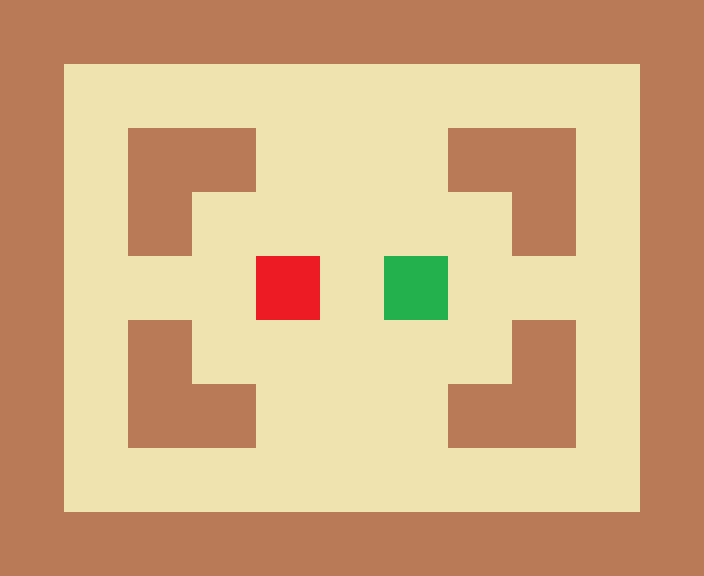

The image is a tile-based game level rendered from a .tmx file. Its description and complete source (layers, tilesets, objects, tile grids) follow:
An orthogonal 11x9 tile map with 64x64 px tiles, 2 tile layers (tiles, enemies).

<map version="1.0" orientation="orthogonal" width="11" height="9" tilewidth="64" tileheight="64">
 <tileset firstgid="1" name="tiled" tilewidth="64" tileheight="64">
  <image source="../tiled.png" width="256" height="128" />
 </tileset>
 <layer name="tiles" width="11" height="9">
  <data>
   <tile gid="1" />
   <tile gid="1" />
   <tile gid="1" />
   <tile gid="1" />
   <tile gid="1" />
   <tile gid="1" />
   <tile gid="1" />
   <tile gid="1" />
   <tile gid="1" />
   <tile gid="1" />
   <tile gid="1" />
   <tile gid="1" />
   <tile gid="2" />
   <tile gid="2" />
   <tile gid="2" />
   <tile gid="2" />
   <tile gid="2" />
   <tile gid="2" />
   <tile gid="2" />
   <tile gid="2" />
   <tile gid="2" />
   <tile gid="1" />
   <tile gid="1" />
   <tile gid="2" />
   <tile gid="1" />
   <tile gid="1" />
   <tile gid="2" />
   <tile gid="2" />
   <tile gid="2" />
   <tile gid="1" />
   <tile gid="1" />
   <tile gid="2" />
   <tile gid="1" />
   <tile gid="1" />
   <tile gid="2" />
   <tile gid="1" />
   <tile gid="2" />
   <tile gid="2" />
   <tile gid="2" />
   <tile gid="2" />
   <tile gid="2" />
   <tile gid="1" />
   <tile gid="2" />
   <tile gid="1" />
   <tile gid="1" />
   <tile gid="2" />
   <tile gid="2" />
   <tile gid="2" />
   <tile gid="2" />
   <tile gid="2" />
   <tile gid="2" />
   <tile gid="2" />
   <tile gid="2" />
   <tile gid="2" />
   <tile gid="1" />
   <tile gid="1" />
   <tile gid="2" />
   <tile gid="1" />
   <tile gid="2" />
   <tile gid="2" />
   <tile gid="2" />
   <tile gid="2" />
   <tile gid="2" />
   <tile gid="1" />
   <tile gid="2" />
   <tile gid="1" />
   <tile gid="1" />
   <tile gid="2" />
   <tile gid="1" />
   <tile gid="1" />
   <tile gid="2" />
   <tile gid="2" />
   <tile gid="2" />
   <tile gid="1" />
   <tile gid="1" />
   <tile gid="2" />
   <tile gid="1" />
   <tile gid="1" />
   <tile gid="2" />
   <tile gid="2" />
   <tile gid="2" />
   <tile gid="2" />
   <tile gid="2" />
   <tile gid="2" />
   <tile gid="2" />
   <tile gid="2" />
   <tile gid="2" />
   <tile gid="1" />
   <tile gid="1" />
   <tile gid="1" />
   <tile gid="1" />
   <tile gid="1" />
   <tile gid="1" />
   <tile gid="1" />
   <tile gid="1" />
   <tile gid="1" />
   <tile gid="1" />
   <tile gid="1" />
   <tile gid="1" />
  </data>
 </layer>
 <layer name="enemies" width="11" height="9">
  <data>
   <tile gid="0" />
   <tile gid="0" />
   <tile gid="0" />
   <tile gid="0" />
   <tile gid="0" />
   <tile gid="0" />
   <tile gid="0" />
   <tile gid="0" />
   <tile gid="0" />
   <tile gid="0" />
   <tile gid="0" />
   <tile gid="0" />
   <tile gid="0" />
   <tile gid="0" />
   <tile gid="0" />
   <tile gid="0" />
   <tile gid="0" />
   <tile gid="0" />
   <tile gid="0" />
   <tile gid="0" />
   <tile gid="0" />
   <tile gid="0" />
   <tile gid="0" />
   <tile gid="0" />
   <tile gid="0" />
   <tile gid="0" />
   <tile gid="0" />
   <tile gid="0" />
   <tile gid="0" />
   <tile gid="0" />
   <tile gid="0" />
   <tile gid="0" />
   <tile gid="0" />
   <tile gid="0" />
   <tile gid="0" />
   <tile gid="0" />
   <tile gid="0" />
   <tile gid="0" />
   <tile gid="0" />
   <tile gid="0" />
   <tile gid="0" />
   <tile gid="0" />
   <tile gid="0" />
   <tile gid="0" />
   <tile gid="0" />
   <tile gid="0" />
   <tile gid="0" />
   <tile gid="0" />
   <tile gid="3" />
   <tile gid="0" />
   <tile gid="6" />
   <tile gid="0" />
   <tile gid="0" />
   <tile gid="0" />
   <tile gid="0" />
   <tile gid="0" />
   <tile gid="0" />
   <tile gid="0" />
   <tile gid="0" />
   <tile gid="0" />
   <tile gid="0" />
   <tile gid="0" />
   <tile gid="0" />
   <tile gid="0" />
   <tile gid="0" />
   <tile gid="0" />
   <tile gid="0" />
   <tile gid="0" />
   <tile gid="0" />
   <tile gid="0" />
   <tile gid="0" />
   <tile gid="0" />
   <tile gid="0" />
   <tile gid="0" />
   <tile gid="0" />
   <tile gid="0" />
   <tile gid="0" />
   <tile gid="0" />
   <tile gid="0" />
   <tile gid="0" />
   <tile gid="0" />
   <tile gid="0" />
   <tile gid="0" />
   <tile gid="0" />
   <tile gid="0" />
   <tile gid="0" />
   <tile gid="0" />
   <tile gid="0" />
   <tile gid="0" />
   <tile gid="0" />
   <tile gid="0" />
   <tile gid="0" />
   <tile gid="0" />
   <tile gid="0" />
   <tile gid="0" />
   <tile gid="0" />
   <tile gid="0" />
   <tile gid="0" />
   <tile gid="0" />
  </data>
 </layer>
</map>
